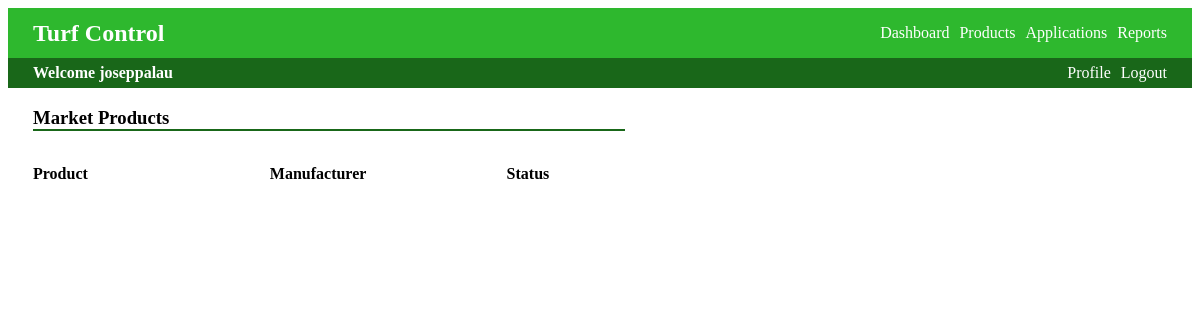
The page /products/ (signed in) on the database as committed earlier.
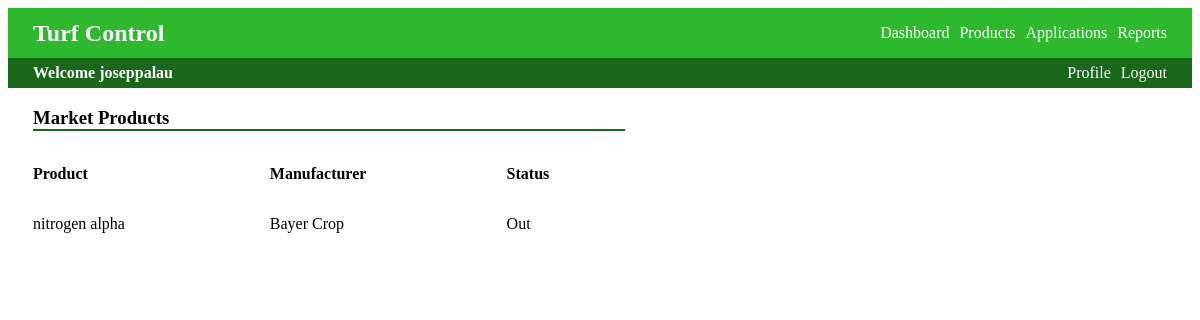
The same page on the database as committed later.
### turf_app/models.py (models this page shows, shortened)
class Product(models.Model):
    name = models.CharField(max_length=200)
    manufacturer = models.ForeignKey(Manufacturer, on_delete=models.CASCADE, related_name='products')
    type = models.CharField(max_length=100, default='Fertilizer')  # whether it is to be used in a solid or liquid application
    units = models.CharField(default='l', max_length=20)

class Fertiliser(Product):
    N = models.DecimalField(max_digits=10, decimal_places=3)
    P = models.DecimalField(max_digits=10, decimal_places=3)
    K = models.DecimalField(max_digits=10, decimal_places=3)
    Mg = models.DecimalField(max_digits=10, decimal_places=3)
    quantity = models.DecimalField(default=0.0, max_digits=10, decimal_places=3) # amount of use by users
    def __str__(self):
        return self.name

class Product(models.Model):
    name = models.CharField(max_length=200)
    manufacturer = models.ForeignKey(Manufacturer, on_delete=models.CASCADE, related_name='products')
    type = models.CharField(max_length=100, default='Fertilizer')  # whether it is to be used in a solid or liquid application
    units = models.CharField(default='l', max_length=20)

class Manufacturer(models.Model):
    name = models.CharField(max_length=200)
    city = models.CharField(max_length=200, blank=True, null=True)
    country = models.CharField(max_length=200, blank=True, null=True)
    def __str__(self):
        return self.name

### turf_app/views.py (the view)
# urls.py: path('products/', views.products_page, name='products_page')
def products_page(request):
    fertilisers = Fertiliser.objects.all()
    status = []
    for f in fertilisers:
        if len(f.used_by.filter(user=request.user)) > 0:
            status.append(True)
            print(True)
        else:
            status.append(False)
            print(False)
    return render(request, 'turf_app/products.html', {'fertilisers': fertilisers, 'status': status})

### turf_app/templates/turf_app/products.html (shortened to what this page needs)
{%  load staticfiles %}
<!DOCTYPE html>
<html lang="en">
<head>
    <link rel="stylesheet" href="{% static 'styles/products.css' %}">
</head>
<body>
<section id="header-section">
    <header id="header">
        <div class="header-div">
            <h2>Turf Control</h2>
        </div>
        <nav id="nav-bar">
            <ul id="nav-menu">
                <li><a href="{% url 'dashboard_page' %}">Dashboard</a></li>
                <li><a href="">Products</a></li>
                <li><a href="">Applications</a></li>
                <li><a href="">Reports</a></li>
            </ul>
        </nav>
    </header>
    <div class="user-status">
        <h4> Welcome {{ user.username }} </h4>
        <div class="user-status-right">
             <a href="">Profile</a>
            <a href="/accounts/logout/">Logout</a>
        </div>
    </div>
</section>
<section id="market-products">
    <h3>Market Products</h3>
    <div id="products-market-list">
        <div class ="product-table"id="products-market-list-name" style="width:80%">
            <div class="product-table-titles">
                <p class="title-name" style="width:50%">Product</p>
                <p class="title-name" style="width:50%">Manufacturer</p>
            </div>
            {% for fertiliser in fertilisers %}
            <div class="product-table-nc">
            <p style="width:50%" >{{ fertiliser }}</p>
            <p style="width:50%">{{ fertiliser.manufacturer }}</p>
            </div>
            {% endfor %}
        </div>
        <div class="product-table" id="products-market-list-status" style="width:20%">
            <div class="product-table-titles">
                <p class="title-name">Status</p>
            </div>
            {% for s in status %}
            <div>
                {% if s %}
                    <p>In</p>
                {% else %}
                    <p>Out</p>
                {% endif %}
             </div>
            {% endfor %}
        </div>
    </div>
</section>
</body>
</html>

### turf_app/static/styles/products.css (style rules this page uses)
#header-section { display: flex; flex-direction: column; }
#header { width: 100%; height: 50px; display: flex; background: hsl(120, 60%, 45%) }
.header-div { width: 50%; display: flex; justify-content: flex-start; margin-left: 25px; align-items: center; color: white; }
#nav-bar { width:50%; display: flex; justify-content: flex-end; }
#nav-bar ul { display: flex; justify-content: flex-end; list-style: none; margin-right: 25px; }
#nav-bar ul li { text-align: center; margin-left: 10px; }
#nav-bar ul li a { text-decoration: none; color: white; }
.user-status { background: hsl(120, 61%, 25%); display: flex; justify-content: flex-start; align-items: center; color: white; height: 30px; vertical-align: middle; padding-left: 25px; }
.user-status h4 { width: 50%; }
.user-status-right { width: 50%; display: flex; justify-content: flex-end; margin-right: 25px; }
.user-status a { text-decoration: none; margin-left: 10px; text-align: end; color: white; }
#market-products { margin-left: 25px; width: 50%; }
#market-products h3 { border-bottom: 2px solid hsl(120, 61%, 25%); ; }
#products-market-list { display: flex; justify-content: center; }
.product-table { display: flex; flex-direction: column; }
.product-table div { display: flex; }
.title-name { font-weight: bold; }

Rows that differ between the two databases and show on the page:
added Fertiliser: name "nitrogen alpha", manufacturer "Bayer Crop"
Other text that changed with them:
new list line: "Out"
